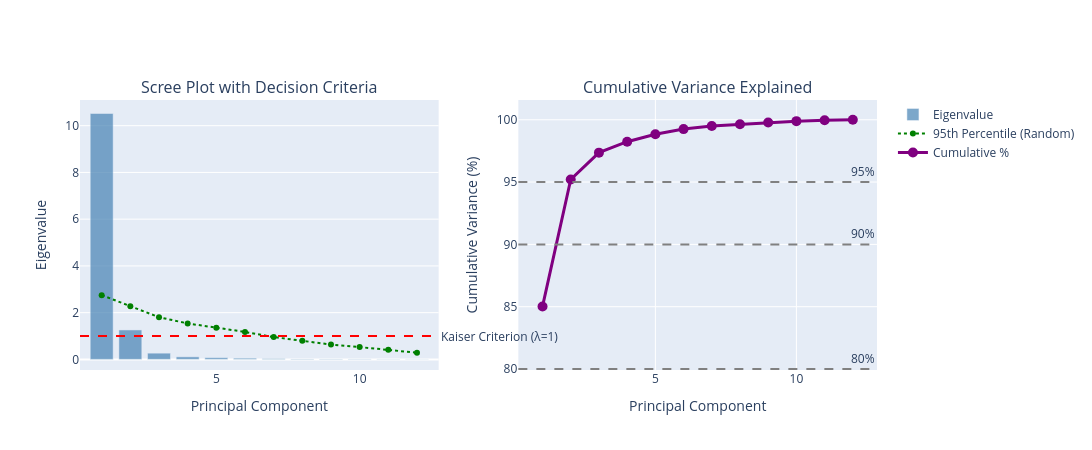

Notebook cell for this chart:
### Markdown cell above
### Cell 10: Scree Plot with Multiple Decision Criteria

This cell creates a comprehensive visualization for **selecting the optimal number of principal components** using multiple established criteria.

**Left Panel: Scree Plot**
A scree plot shows eigenvalues vs. component number. The name comes from the geological term "scree" (rocky debris at the base of a cliff).

**Three Decision Criteria Shown:**

1. **Kaiser Criterion** (red dashed line at λ=1):
   - Keep components with eigenvalue > 1
   - Rationale: For standardized data, an average variable contributes variance = 1. Components with λ < 1 explain less variance than a single original variable.
   - Pros: Simple, widely used
   - Cons: Can over/under-extract in some cases

2. **Parallel Analysis** (green dotted line):
   - Compare eigenvalues to those from random data of the same dimensions
   - Keep components where real eigenvalue > 95th percentile of random eigenvalues
   - Rationale: Only keep components that explain more variance than expected by chance
   - Pros: More rigorous than Kaiser
   - Cons: Computationally intensive (requires simulation)

3. **Elbow Method** (visual inspection):
   - Look for the "elbow" where eigenvalues level off
   - Components after the elbow contribute little additional variance

**Right Panel: Cumulative Variance**
Shows the running total of variance explained. Common thresholds:
- 80%: Often sufficient for exploratory analysis
- 90%: Standard threshold for most applications
- 95%: Conservative threshold

### Code cell
# Comprehensive scree plot with multiple decision criteria
fig = make_subplots(rows=1, cols=2, 
                    subplot_titles=('Scree Plot with Decision Criteria',
                                   'Cumulative Variance Explained'))

# Left plot: Scree plot
x_vals = list(range(1, len(eigenvalues) + 1))

# Eigenvalues as bars
fig.add_trace(go.Bar(x=x_vals, y=eigenvalues, name='Eigenvalue',
                     marker_color='steelblue', opacity=0.7), row=1, col=1)

# Kaiser criterion (eigenvalue = 1 for standardized data)
fig.add_hline(y=1, line_dash='dash', line_color='red', row=1, col=1,
              annotation_text='Kaiser Criterion (λ=1)', annotation_position='right')

# Parallel analysis simulation (random data eigenvalues)
np.random.seed(42)
random_eigenvalues = []
for _ in range(100):
    random_data = np.random.randn(X.shape[0], X.shape[1])
    random_pca = PCA().fit(random_data)
    random_eigenvalues.append(random_pca.explained_variance_)
parallel_line = np.percentile(random_eigenvalues, 95, axis=0)

fig.add_trace(go.Scatter(x=x_vals, y=parallel_line, mode='lines+markers',
                         name='95th Percentile (Random)', line=dict(dash='dot', color='green')),
              row=1, col=1)

# Right plot: Cumulative variance
fig.add_trace(go.Scatter(x=x_vals, y=cumulative_var * 100, mode='lines+markers',
                         name='Cumulative %', line=dict(color='purple', width=3),
                         marker=dict(size=10)), row=1, col=2)

# Add threshold lines
for threshold in [80, 90, 95]:
    fig.add_hline(y=threshold, line_dash='dash', line_color='gray', 
                  row=1, col=2, annotation_text=f'{threshold}%')

fig.update_layout(height=450, width=1100, showlegend=True)
fig.update_xaxes(title_text='Principal Component', row=1, col=1)
fig.update_xaxes(title_text='Principal Component', row=1, col=2)
fig.update_yaxes(title_text='Eigenvalue', row=1, col=1)
fig.update_yaxes(title_text='Cumulative Variance (%)', row=1, col=2)
fig.show()

### Figure 1 — Plotly figure (JSON) as saved in the notebook; plotly's stock layout.template omitted (floating-point values rounded to 4 significant figures)
{"data": [{"marker": {"color": "steelblue"}, "name": "Eigenvalue", "opacity": 0.7, "type": "bar", "x": [1, 2, 3, 4, 5, 6, 7, 8, 9, 10, 11, 12], "xaxis": "x", "y": [10.52, 1.26, 0.267, 0.1088, 0.07319, 0.05172, 0.03088, 0.01793, 0.016, 0.01424, 0.008769, 0.005009], "yaxis": "y"}, {"line": {"color": "green", "dash": "dot"}, "mode": "lines+markers", "name": "95th Percentile (Random)", "type": "scatter", "x": [1, 2, 3, 4, 5, 6, 7, 8, 9, 10, 11, 12], "xaxis": "x", "y": [2.749, 2.27, 1.805, 1.539, 1.359, 1.176, 0.9558, 0.802, 0.6358, 0.5279, 0.4103, 0.2848], "yaxis": "y"}, {"line": {"color": "purple", "width": 3}, "marker": {"size": 10}, "mode": "lines+markers", "name": "Cumulative %", "type": "scatter", "x": [1, 2, 3, 4, 5, 6, 7, 8, 9, 10, 11, 12], "xaxis": "x2", "y": [85.02, 95.2, 97.36, 98.24, 98.83, 99.25, 99.5, 99.64, 99.77, 99.89, 99.96, 100.0], "yaxis": "y2"}], "layout": {"annotations": [{"font": {"size": 16}, "showarrow": false, "text": "Scree Plot with Decision Criteria", "x": 0.225, "xanchor": "center", "xref": "paper", "y": 1, "yanchor": "bottom", "yref": "paper"}, {"font": {"size": 16}, "showarrow": false, "text": "Cumulative Variance Explained", "x": 0.775, "xanchor": "center", "xref": "paper", "y": 1, "yanchor": "bottom", "yref": "paper"}, {"showarrow": false, "text": "Kaiser Criterion (λ=1)", "x": 1, "xanchor": "left", "xref": "x domain", "y": 1, "yanchor": "middle", "yref": "y"}, {"showarrow": false, "text": "80%", "x": 1, "xanchor": "right", "xref": "x2 domain", "y": 80, "yanchor": "bottom", "yref": "y2"}, {"showarrow": false, "text": "90%", "x": 1, "xanchor": "right", "xref": "x2 domain", "y": 90, "yanchor": "bottom", "yref": "y2"}, {"showarrow": false, "text": "95%", "x": 1, "xanchor": "right", "xref": "x2 domain", "y": 95, "yanchor": "bottom", "yref": "y2"}], "height": 450, "shapes": [{"line": {"color": "red", "dash": "dash"}, "type": "line", "x0": 0, "x1": 1, "xref": "x domain", "y0": 1, "y1": 1, "yref": "y"}, {"line": {"color": "gray", "dash": "dash"}, "type": "line", "x0": 0, "x1": 1, "xref": "x2 domain", "y0": 80, "y1": 80, "yref": "y2"}, {"line": {"color": "gray", "dash": "dash"}, "type": "line", "x0": 0, "x1": 1, "xref": "x2 domain", "y0": 90, "y1": 90, "yref": "y2"}, {"line": {"color": "gray", "dash": "dash"}, "type": "line", "x0": 0, "x1": 1, "xref": "x2 domain", "y0": 95, "y1": 95, "yref": "y2"}], "showlegend": true, "width": 1100, "xaxis": {"anchor": "y", "domain": [0, 0.45], "title": {"text": "Principal Component"}}, "xaxis2": {"anchor": "y2", "domain": [0.55, 1], "title": {"text": "Principal Component"}}, "yaxis": {"anchor": "x", "domain": [0, 1], "title": {"text": "Eigenvalue"}}, "yaxis2": {"anchor": "x2", "domain": [0, 1], "title": {"text": "Cumulative Variance (%)"}}}}
